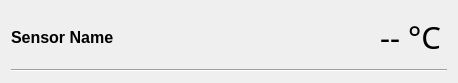
<?xml version="1.0" encoding="UTF-8"?>
<ui version="4.0">
 <class>Form</class>
 <widget class="QWidget" name="Form">
  <property name="geometry">
   <rect>
    <x>0</x>
    <y>0</y>
    <width>458</width>
    <height>83</height>
   </rect>
  </property>
  <property name="windowTitle">
   <string>Form</string>
  </property>
  <layout class="QGridLayout" name="gridLayout">
   <item row="0" column="2" rowspan="2">
    <widget class="QLabel" name="label_value">
     <property name="minimumSize">
      <size>
       <width>150</width>
       <height>0</height>
      </size>
     </property>
     <property name="font">
      <font>
       <family>Digital-7</family>
       <pointsize>23</pointsize>
      </font>
     </property>
     <property name="text">
      <string>-- °C</string>
     </property>
     <property name="textFormat">
      <enum>Qt::AutoText</enum>
     </property>
     <property name="alignment">
      <set>Qt::AlignRight|Qt::AlignTrailing|Qt::AlignVCenter</set>
     </property>
    </widget>
   </item>
   <item row="2" column="0" colspan="4">
    <widget class="Line" name="line">
     <property name="sizePolicy">
      <sizepolicy hsizetype="Minimum" vsizetype="Fixed">
       <horstretch>0</horstretch>
       <verstretch>0</verstretch>
      </sizepolicy>
     </property>
     <property name="orientation">
      <enum>Qt::Horizontal</enum>
     </property>
    </widget>
   </item>
   <item row="0" column="1">
    <spacer name="horizontalSpacer">
     <property name="orientation">
      <enum>Qt::Horizontal</enum>
     </property>
     <property name="sizeHint" stdset="0">
      <size>
       <width>40</width>
       <height>20</height>
      </size>
     </property>
    </spacer>
   </item>
   <item row="0" column="0" rowspan="2">
    <widget class="QLabel" name="label_name">
     <property name="font">
      <font>
       <pointsize>12</pointsize>
       <weight>75</weight>
       <bold>true</bold>
      </font>
     </property>
     <property name="text">
      <string>Sensor Name</string>
     </property>
    </widget>
   </item>
  </layout>
 </widget>
 <resources/>
 <connections/>
</ui>
